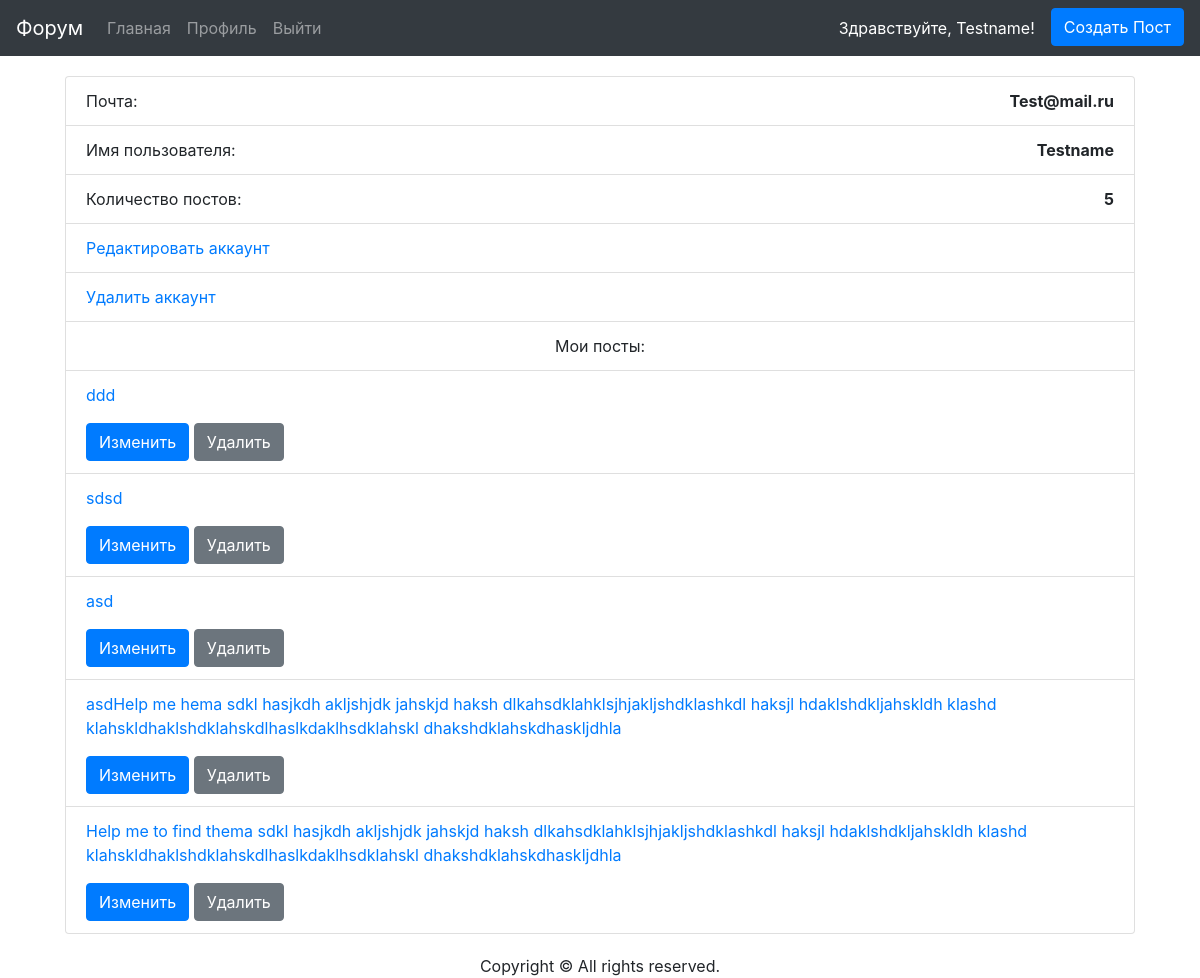
/profile/1 (signed in), run on the app's committed database.
### testapp/models.py (models this page shows, shortened)
class Content(models.Model):
    title = models.CharField(max_length=200, verbose_name='Content')
    slug = models.SlugField(null=True, max_length=255, unique=True, db_index=True, verbose_name="URL")
    content = models.TextField(blank=True,)
    photo = models.ImageField(upload_to='photos/%d/')
    time_create = models.DateTimeField(auto_now_add=True)
    time_updated = models.DateTimeField(auto_now=True)
    is_published = models.BooleanField(default=True, )
    author = models.ForeignKey(User, on_delete=models.CASCADE, default=None, blank=True)
    cat = models.ForeignKey('Category', on_delete=models.PROTECT, null=True, )
    class Meta:
        verbose_name = 'Content'
    def get_absolute_url(self):
        return reverse('show_thread', kwargs={'thread_id': self.slug})
    def get_absolute_url_edit(self):
        return reverse('edit_page', kwargs={'thread_id': self.slug})

### testapp/views.py (the view)
# urls.py: path('profile/<int:user_id>', profile, name="profile"),
@login_required(login_url='login')
def profile(request, user_id):
    name = user_id
    topic = Content.objects.filter(author=name).order_by('-time_create')
    context = {'topic': topic,
               }
    return render(request, 'user/profile.html', context=context)

### testapp/templates/User/profile.html (shortened to what this page needs)
{% extends 'user/base.html' %}
{% block content %}
        <div class="container">
            <div class="row">
                <div class="col-lg-12 col-lg-offset-0">
                    <div class="row pad">
                            <div class="col-lg-12">
                                <div class="panel panel-primary">
                                    <div class="card-body">
                                    <ul class="list-group">
                                        <li class="list-group-item">
                                            Почта: <strong class="float-right"> {{ user.email }}</strong>
                                        </li>
                                        <li class="list-group-item">
                                            Имя пользователя: <strong class="float-right">{{ user.username }}</strong>
                                        </li>
                                        <li class="list-group-item">
                                            Количество постов: <strong class="float-right">{{ topic.count }}</strong>
                                        </li>
                                        <li class="list-group-item"><a href="/">Редактировать аккаунт</a></li>
                                        <li class="list-group-item"><a href="/">Удалить аккаунт</a></li>
                                        <li class="list-group-item" style="text-align: center"> Мои посты:
                                        {% for i in topic %}
                                                 <li class="list-group-item">
                                        <p><a href="{{i.get_absolute_url}}">{{ i.content }}</a></p>
                                            <a href="{{ i.get_absolute_url_edit }}"  class="btn btn-primary" >Изменить</a>
                                            <a href="{% url 'delete_page' i.slug %}" class="btn btn-secondary">Удалить</a>
                                                </li>
                                        {% endfor%}
                                        </li>
                                    </ul>
                                </div>
                                </div>
                            </div>
                    </div>
                </div>
            </div>
        </div>
{% endblock %}

### testapp/templates/User/base.html (shortened to what this page needs)
<!DOCTYPE html>
<html lang="en">
<head>
    <link rel="stylesheet" href="https://stackpath.bootstrapcdn.com/bootstrap/4.3.1/css/bootstrap.min.css">
</head>
<body>
    <header>
        <nav class="navbar navbar-expand-lg navbar-dark bg-dark">
            <a class="navbar-brand" href="{% url 'forum' %}">Форум</a>
            <div class="collapse navbar-collapse" id="navbarSupportedContent">
                  <ul class="navbar-nav mr-auto">
                        <li class="nav-item">
                            <a class="nav-link" href="{% url 'home'%}">Главная</a>
                        </li>
                            {% if user.is_authenticated %}
                        <li class="nav-item">
                            <a class="nav-link" href="{% url 'profile' user.id %}">Профиль</a>
                        </li>
                        <li class="nav-item">
                            <a class="nav-link" href="{% url 'logout' %}">Выйти</a>
                        </li>
                            {% endif%}
                  </ul>
                 {% if user.is_authenticated %}
                     <ul class="nav justify-content-end">
                      <li class="nav-item">
                        <a class="nav-link active" style="color: white;" aria-current="page" href="#">Здравствуйте, {{ user.get_username }}!</a>
                      </li>
                      <li class="nav-item">
                        <a href="{% url 'add_page' %}" class="btn btn-primary" title="Add Thread">Создать Пост</a>
                      </li>
                    </ul>
                {% endif %}
        </nav>
    </header>
{% block content%}
{% endblock %}
        <footer>
        <div class="row">
            <div class="col-lg-12">
                <div class="text-center">
                    Copyright &copy; All rights reserved.
                </div>
            </div>
        </div>
        </footer>
</body>
</html>

### data on the page
Content: content "ddd"
Content: content "sdsd"
Content: content "asd"
Content: content "asdHelp me hema sdkl hasjkdh akljshjdk jahskjd haksh dlkahsdklahklsjhjakljshdklashkdl haksjl hdaklshdkljahskldh klashd klahskldhaklshdklahskdlhaslkdaklhsdklahskl dhakshdklahskdhaskljdhla"
Content: content "Help me to find thema sdkl hasjkdh akljshjdk jahskjd haksh dlkahsdklahklsjhjakljshdklashkdl haksjl hdaklshdkljahskldh klashd klahskldhaklshdklahskdlhaslkdaklhsdklahskl dhakshdklahskdhaskljdhla"

### other printed values
{{ user.get_username }} "Testname"
{{ user.email }} "Test@mail.ru"
{{ user.username }} "Testname"
{{ topic.count }} "5"
